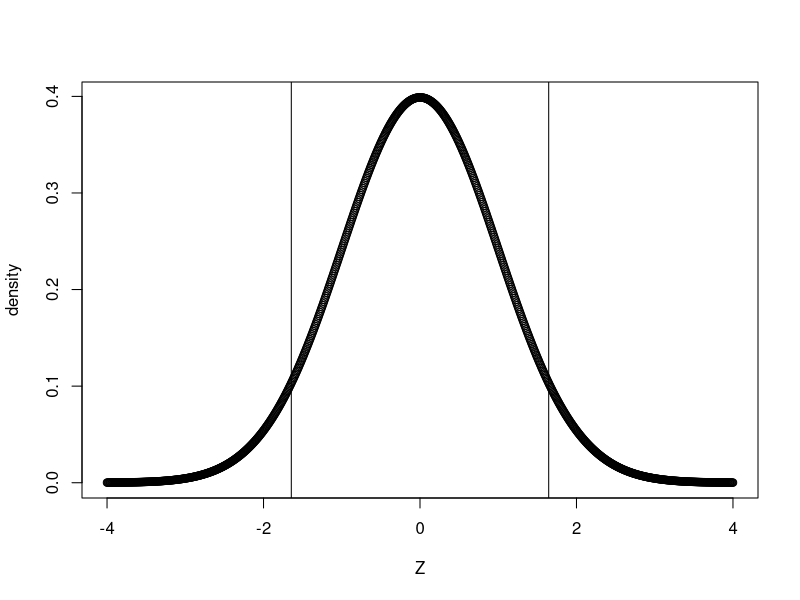

Generate this figure with R: (Note: this script raises an error after producing the figure.)
## ---- chunk 1
knitr::opts_chunk$set(fig.align = 'center')
## ---- chunk 2
x = seq(-4,4,length.out = 1000)
y = dnorm(x, 0, 1)
plot(x,y,xlab = 'Z', ylab = 'density')
abline(v = qnorm(0.95))
abline(v = qnorm(0.05))
## ---- chunk 3
knitr::include_graphics('images/animation.gif')
## ---- chunk 4
x = seq(-1.3, 1.3, length.out = 10000)
Truth = dnorm(x, 0, sd = 1/sqrt(10))
Empirical = sapply(1:10000, function(x) mean(rnorm(10)))
plot(x,Truth,col='red',type = 'l', lwd = 2, xlab = 'Sample Mean', ylab = 'Density', main = 'Empirical Distribution of Sample Mean')
lines(density(Empirical), lwd = 2)
legend('topright',legend = c('Truth','Empirical'), col = c('red','black'), lty = 1)
## ---- chunk 5
set.seed(10)
x = seq(-1.3, 1.3, length.out = 10000)
Truth = dnorm(x, sd = 1/sqrt(10))

nsim = 4000
Empirical = sapply(1:nsim, function(x) mean(rnorm(10)))

y = rnorm(10)
boot_ybar = sapply(1:nsim, function(x) mean(sample(y, replace = T)))

plot(x,Truth,col='red',type = 'l', lwd = 2, 
     xlab = 'Sample Mean', ylab = 'Density', 
     main = 'Comparison of Empirical, Bootstrap, and True \n Sampling Distributions of the Sample Mean')
lines(density(Empirical), lwd = 2)
lines(density(boot_ybar),lwd = 2, col='blue')
legend('topright',legend = c('Truth','Empirical','Bootstrap'), 
       col = c('red','black','blue'), lty = 1,lwd = 2)
## ---- chunk 6
quantile(boot_ybar, prob = c(0.025, 0.975))
## ---- chunk 7
dat = c(1.64, 1.70, 1.72, 1.74, 1.82, 1.82, 1.82, 1.90, 2.08)
ybar = mean(dat)
s = sd(dat)
er = qt(0.99, df = length(dat)-1) * s/sqrt(length(dat))
print(paste0('98% parametric CI is [', round(ybar - er,3), ', ', round(ybar +er,3),']'))
boot_ybar = sapply(1:4000, function(x) mean(sample(dat, replace = T)))
print(paste0('98% bootstrap CI is [',round(quantile(boot_ybar, probs = 0.025),3),', ',
             round(quantile(boot_ybar, probs = 0.975),3),']'))
ttest = (ybar - 2)/(s/sqrt(length(dat)))
print(paste0('t-test statistics: ', round(ttest,3)))
print(paste0('p-value:', round(1-pt(ttest,df = length(dat)-1) ,3)))
